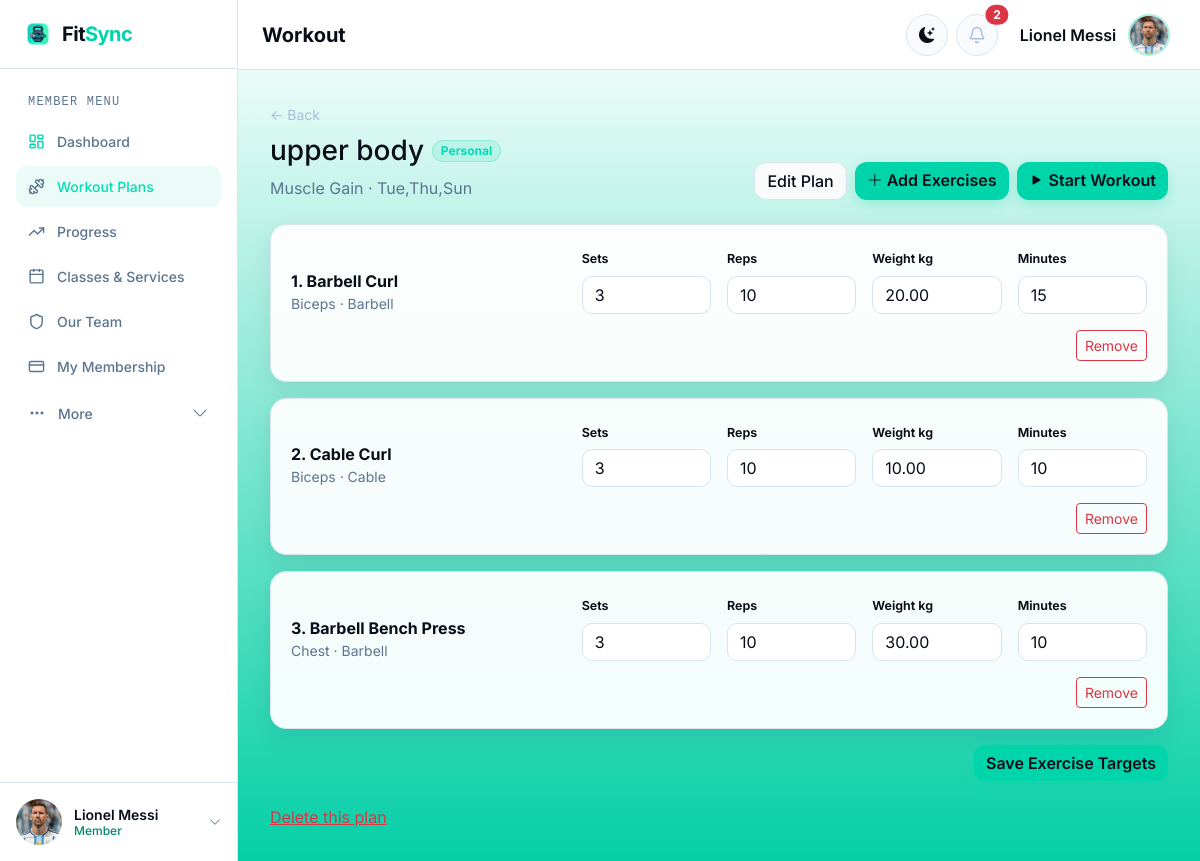
Page /workouts/plans/21/ (signed in) on the committed database.
### gym/models.py (models this page shows, shortened)
class User(AbstractUser):
    class Role(models.TextChoices):
        MEMBER = ("MEMBER", "Member")
        STAFF = ("STAFF", "Staff")
        COACH = ("COACH", "Coach")
        ADMIN = ("ADMIN", "Admin")
    email = models.EmailField(unique=True)
    role = models.CharField(max_length=20, choices=Role.choices, default=Role.MEMBER)
    class Meta:
        db_table = "accounts_user"

class MemberProfile(models.Model):
    user = models.OneToOneField(
        settings.AUTH_USER_MODEL,
        on_delete=models.CASCADE,
        related_name="member_profile",
    )
    profile_picture = models.ImageField(
        upload_to="profile_pics/", blank=True, null=True
    )
    avatar_static_path = models.CharField(max_length=255, blank=True)
    @property
    def avatar_url(self):
        from django.templatetags.static import static
        if self.profile_picture:
            return self.profile_picture.url
        return static(self.avatar_static_path) if self.avatar_static_path else ""
    phone = models.CharField(max_length=30, blank=True)
    date_of_birth = models.DateField(blank=True, null=True)
    emergency_contact = models.CharField(max_length=100, blank=True)
    age = models.PositiveSmallIntegerField(blank=True, null=True)
    height_cm = models.PositiveIntegerField(blank=True, null=True)
    current_weight_kg = models.DecimalField(
        max_digits=5, decimal_places=2, blank=True, null=True
    )
    target_weight_kg = models.DecimalField(
        max_digits=5, decimal_places=2, blank=True, null=True
    )
    fitness_goal = models.CharField(max_length=200, blank=True)
    medical_notes = models.TextField(blank=True)
    class Meta:
        db_table = "accounts_memberprofile"

class WorkoutPlan(models.Model):
    PLAN_TYPE_CHOICES = [("PERSONAL", "Personal"), ("COACH_ASSIGNED", "Coach Assigned")]
    member = models.ForeignKey(
        settings.AUTH_USER_MODEL, on_delete=models.CASCADE, related_name="workout_plans"
    )
    coach = models.ForeignKey(
        settings.AUTH_USER_MODEL,
        on_delete=models.SET_NULL,
        null=True,
        blank=True,
        related_name="assigned_workout_plans",
    )
    name = models.CharField(max_length=100)
    goal = models.CharField(max_length=255, blank=True)
    description = models.TextField(blank=True)
    workout_days = models.CharField(max_length=100, blank=True)
    plan_type = models.CharField(
        max_length=20, choices=PLAN_TYPE_CHOICES, default="PERSONAL"
    )
    is_active = models.BooleanField(default=True)
    created_at = models.DateTimeField(auto_now_add=True)
    updated_at = models.DateTimeField(auto_now=True)
    class Meta:
        db_table = "workouts_workoutplan"

class WorkoutPlanExercise(models.Model):
    workout_plan = models.ForeignKey(
        WorkoutPlan, on_delete=models.CASCADE, related_name="plan_exercises"
    )
    exercise = models.ForeignKey(
        Exercise, on_delete=models.PROTECT, related_name="workout_plan_entries"
    )
    day_number = models.PositiveIntegerField(default=1)
    sets = models.PositiveIntegerField(default=1)
    reps = models.PositiveIntegerField(default=1)
    weight_kg = models.DecimalField(
        max_digits=6, decimal_places=2, null=True, blank=True
    )
    duration_minutes = models.PositiveIntegerField(null=True, blank=True)
    order = models.PositiveIntegerField(default=1)
    class Meta:
        ordering = ["day_number", "order", "id"]
        db_table = "workouts_workoutplanexercise"

class Exercise(models.Model):
    MUSCLE_CHOICES = [
        ("CHEST", "Chest"),
        ("BACK", "Back"),
        ("SHOULDERS", "Shoulders"),
        ("BICEPS", "Biceps"),
        ("TRICEPS", "Triceps"),
        ("LEGS", "Legs"),
        ("GLUTES", "Glutes"),
        ("CORE", "Core"),
    ]
    EQUIPMENT_CHOICES = [
        ("BARBELL", "Barbell"),
        ("DUMBBELL", "Dumbbell"),
        ("CABLE", "Cable"),
        ("MACHINE", "Machine"),
        ("BODYWEIGHT", "Bodyweight"),
        ("KETTLEBELL", "Kettlebell"),
        ("BAND", "Resistance Band"),
        ("OTHER", "Other"),
    ]
    DIFFICULTY_CHOICES = [
        ("BEGINNER", "Beginner"),
        ("INTERMEDIATE", "Intermediate"),
        ("ADVANCED", "Advanced"),
    ]
    INTENSITY_CHOICES = [
        ("LOW", "Low"),
        ("MODERATE", "Moderate"),
        ("HIGH", "High"),
        ("VERY_HIGH", "Very High"),
    ]
    name = models.CharField(max_length=100)
    category = models.CharField(max_length=20, choices=MUSCLE_CHOICES)
    secondary_muscles = models.CharField(max_length=150, blank=True)
    equipment = models.CharField(
        max_length=20, choices=EQUIPMENT_CHOICES, default="OTHER"
    )
    difficulty = models.CharField(
        max_length=20, choices=DIFFICULTY_CHOICES, default="BEGINNER"
    )
    intensity = models.CharField(
        max_length=20, choices=INTENSITY_CHOICES, default="MODERATE"
    )
    description = models.TextField(blank=True)
    instructions = models.TextField(blank=True)
    image = models.ImageField(upload_to="exercises/", null=True, blank=True)
    is_active = models.BooleanField(default=True)
    class Meta:
        ordering = ["category", "name"]
        db_table = "workouts_exercise"

### gym/views.py (the view, shortened to what this page needs)
# urls.py: path("plans/<int:plan_id>/", views.plan_detail, name="plan_detail"),
@login_required
def plan_detail(request, plan_id):
    plan = get_object_or_404(WorkoutPlan, id=plan_id)
    if not can_view_plan(request.user, plan):
        return HttpResponseForbidden("You cannot view this workout plan.")
    entries = plan.plan_exercises.select_related("exercise")
    return render(
        request,
        "shared/plan_detail.html",
        {
            "plan": plan,
            "entries": entries,
            "can_edit": can_edit_plan(request.user, plan),
            "active_sidebar": "plans",
            "layout_template": (
                "layouts/coach_base.html"
                if is_coach(request.user)
                else "layouts/member_base.html"
            ),
        },
    )

### templates/shared/plan_detail.html (shortened to what this page needs)
{% extends layout_template %}
{% load static %}
{% block dashboard_heading %}Workout{% endblock %}
{% block extra_css %}<link rel="stylesheet" href="{% static 'css/workouts.css' %}?v=3">{% endblock %}
{% block dashboard_content %}
<div class="workout-page">
    <div class="d-flex flex-column flex-lg-row justify-content-between gap-3 mb-4">
        <div><a class="back-link" href="{% if request.user.role == 'COACH' %}{% url 'workouts:coach_plans' %}{% else %}{% url 'workouts:plans' %}{% endif %}">← Back</a><div class="d-flex flex-wrap align-items-center gap-2 mt-2"><h1 class="h3 mb-0">{{ plan.name }}</h1><span class="badge badge-fitsync">{{ plan.get_plan_type_display }}</span></div><p class="text-muted mt-2 mb-0">{{ plan.goal|default:"General fitness" }}{% if plan.workout_days %} · {{ plan.workout_days }}{% endif %}</p></div>
        <div class="d-flex flex-wrap gap-2 align-self-lg-end">{% if can_edit %}<a class="btn btn-secondary-fitsync" href="{% url 'workouts:plan_edit' plan.id %}">Edit Plan</a><a class="btn btn-primary-fitsync" href="{% url 'workouts:plan_add_exercises' plan.id %}"><i class="bi bi-plus-lg me-1"></i>Add Exercises</a>{% endif %}{% if request.user == plan.member %}<a class="btn btn-primary-fitsync" href="{% url 'workouts:start_workout' plan.id %}"><i class="bi bi-play-fill me-1"></i>Start Workout</a>{% endif %}</div>
    </div>
    {% if entries %}
        <form method="post">{% csrf_token %}<div class="d-grid gap-3">
            {% for entry in entries %}
                <article class="workout-card"><div class="row g-3 align-items-end"><div class="col-lg-4"><strong>{{ forloop.counter }}. {{ entry.exercise.name }}</strong><div class="text-muted small">{{ entry.exercise.get_category_display }} · {{ entry.exercise.get_equipment_display }}</div></div><div class="col-6 col-md-2"><label class="form-label small">Sets</label><input class="form-control" type="number" min="1" name="sets_{{ entry.id }}" value="{{ entry.sets }}" {% if not can_edit %}disabled{% endif %}></div><div class="col-6 col-md-2"><label class="form-label small">Reps</label><input class="form-control" type="number" min="1" name="reps_{{ entry.id }}" value="{{ entry.reps }}" {% if not can_edit %}disabled{% endif %}></div><div class="col-6 col-md-2"><label class="form-label small">Weight kg</label><input class="form-control" type="number" step="0.1" min="0" name="weight_{{ entry.id }}" value="{{ entry.weight_kg|default_if_none:'' }}" {% if not can_edit %}disabled{% endif %}></div><div class="col-6 col-md-2"><label class="form-label small">Minutes</label><input class="form-control" type="number" min="0" name="duration_{{ entry.id }}" value="{{ entry.duration_minutes|default_if_none:'' }}" {% if not can_edit %}disabled{% endif %}></div>{% if can_edit %}<div class="col-12 d-flex justify-content-end"><button class="btn btn-sm btn-outline-danger" type="submit" form="remove-{{ entry.id }}">Remove</button></div>{% endif %}</div></article>
            {% endfor %}
        </div>{% if can_edit %}<div class="d-flex justify-content-end mt-3"><button class="btn btn-primary-fitsync" type="submit">Save Exercise Targets</button></div>{% endif %}</form>
    {% endif %}
    {% if can_edit %}<div class="mt-4"><a class="text-danger" href="{% url 'workouts:plan_delete' plan.id %}">Delete this plan</a></div>{% endif %}
</div>
{% endblock %}

### templates/includes/sidebar_user.html (shortened to what this page needs)
{% load static %}
<link rel="stylesheet" href="{% static 'css/sidebar-user.css' %}?v=1">
{% with user=request.user %}
<div class="sidebar-user dropup">
    <button
        id="sidebarUserToggle"
        class="sidebar-user-toggle"
        type="button"
        data-bs-toggle="dropdown"
        data-bs-display="static"
        aria-expanded="false"
        aria-label="Open account menu"
    >
        {% if user.member_profile.avatar_url %}
            <img src="{{ user.member_profile.avatar_url }}" alt="" class="sidebar-user-avatar">
        {% elif user.coach_profile.photo_url %}
            <img src="{{ user.coach_profile.photo_url }}" alt="" class="sidebar-user-avatar">
        {% else %}
            <span class="sidebar-user-avatar sidebar-user-initials" aria-hidden="true">
                {% if user.first_name or user.last_name %}{{ user.first_name|slice:":1"|upper }}{{ user.last_name|slice:":1"|upper }}{% else %}{{ user.username|slice:":1"|upper }}{% endif %}
            </span>
        {% endif %}
        <span class="sidebar-user-text">
            <span class="sidebar-user-name">{{ user.get_full_name|default:user.username }}</span>
            <span class="sidebar-user-role">{{ user.get_role_display }}</span>
        </span>
        <i class="bi bi-chevron-up sidebar-user-chevron" aria-hidden="true"></i>
    </button>
</div>
{% endwith %}

### templates/includes/dashboard_topbar_actions.html (shortened to what this page needs)
{% load static %}
<div class="dashboard-topbar-actions d-flex align-items-center gap-2">
    <button class="btn theme-toggle" type="button" data-theme-toggle aria-label="Switch to dark mode" title="Switch theme">
        <i class="bi bi-moon-stars" data-theme-icon aria-hidden="true"></i>
    </button>
    <div class="dropdown">
        <button class="btn notification-toggle position-relative" type="button" data-bs-toggle="dropdown" aria-expanded="false" aria-label="Notifications">
            {% if request.user.role == "MEMBER" %}
                <img src="{% static 'img/member-dashboard/bell.svg' %}" alt="">
            {% else %}
                <i class="bi bi-bell" aria-hidden="true"></i>
            {% endif %}
            {% if unread_notification_count %}<span class="position-absolute top-0 start-100 translate-middle badge rounded-pill text-bg-danger">{{ unread_notification_count }}</span>{% endif %}
        </button>
    </div>
    <div class="dropdown">
        <button class="navbar-account-toggle dashboard-account-toggle" type="button" data-bs-toggle="dropdown" aria-expanded="false">
            <span class="navbar-account-name">{{ request.user.get_full_name|default:request.user.username }}</span>
            {% if request.user.member_profile.avatar_url %}
                <img class="navbar-account-avatar" src="{{ request.user.member_profile.avatar_url }}" alt="">
            {% elif request.user.coach_profile.photo_url %}
                <img class="navbar-account-avatar" src="{{ request.user.coach_profile.photo_url }}" alt="">
            {% else %}
                <span class="navbar-account-avatar navbar-account-initials" aria-hidden="true">
                    {% if request.user.first_name or request.user.last_name %}{{ request.user.first_name|slice:":1"|upper }}{{ request.user.last_name|slice:":1"|upper }}{% else %}{{ request.user.username|slice:":1"|upper }}{% endif %}
                </span>
            {% endif %}
        </button>
    </div>
</div>

### rows in the picture
User: member_profile.avatar_url (picture), get_full_name "Lionel Messi", role "Member", user.get_full_name "Lionel Messi", user.member_profile.avatar_url (picture)
WorkoutPlan: name "upper body", plan_type "Personal", goal "Muscle Gain", workout_days "Tue,Thu,Sun"
WorkoutPlanExercise: exercise.name "Barbell Curl", exercise.category "Biceps", exercise.equipment "Barbell", sets "3", reps "10", weight_kg "20.00", duration_minutes "15"
WorkoutPlanExercise: exercise.name "Cable Curl", exercise.category "Biceps", exercise.equipment "Cable", sets "3", reps "10", weight_kg "10.00", duration_minutes "10"
WorkoutPlanExercise: exercise.name "Barbell Bench Press", exercise.category "Chest", exercise.equipment "Barbell", sets "3", reps "10", weight_kg "30.00", duration_minutes "10"

### other values in the picture
{{ unread_notification_count }} "2"
